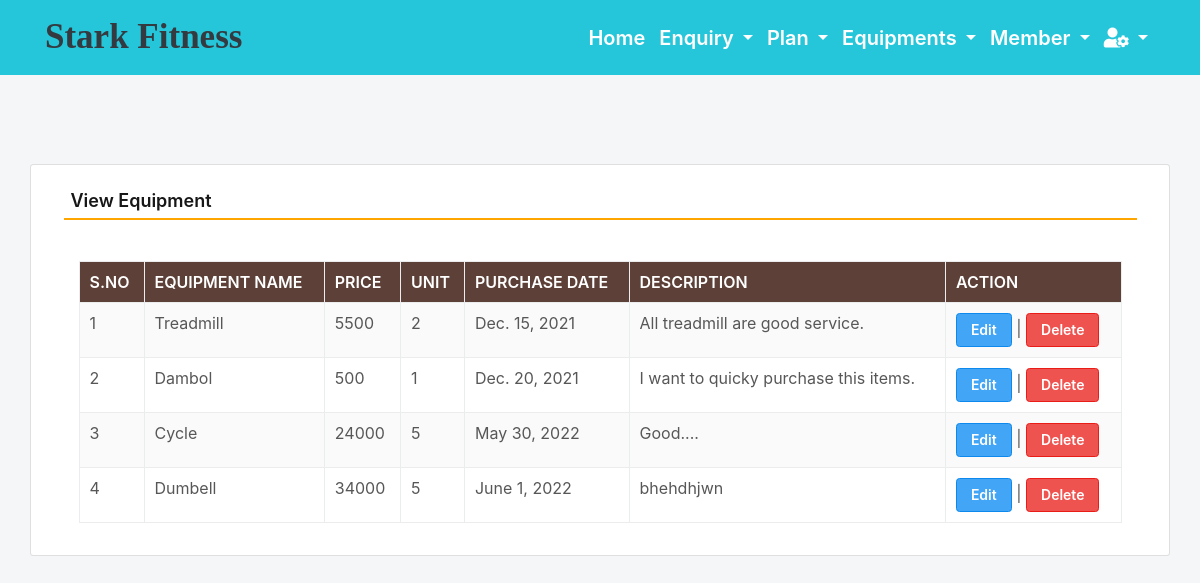
Screenshot of /viewEquipment (signed in) with the database file from the repository.
### gym/models.py (models this page shows, shortened)
class Equipment(models.Model):
    name = models.CharField(max_length=150, null=True)
    price = models.CharField(max_length=100, null=True)
    unit = models.CharField(max_length=50, null=True)
    purchasedate = models.DateField(null=True)
    description = models.CharField(max_length=200, null=True)

### gym/views.py (the view)
# urls.py: path('viewEquipment', viewEquipment, name='viewEquipment'),
def viewEquipment(request):
    if not request.user.is_authenticated:
        return redirect(admin_login)
    equipment = Equipment.objects.all()
    return render(request,'viewEquipment.html', locals())

### gym/templates/viewEquipment.html (shortened to what this page needs)
{% include 'admin_nav.html' %}
{% load static %}
{% block main %}
 <html lang="en" class="no-focus">
 <link rel="stylesheet" id="css-main" href="{% static 'css1/codebase.min.css' %}">
 <br><br><br><br>
	<div class="container card shadow mt-5">
		<div class="card-body">
			<h5 class="p-2" style="border-bottom: 2px solid orange">View Equipment</h5>
             <br>
            <div class="container-fluid">
             <table id="example" class="table table-striped table-bordered" style="width:100%">
                  <thead class="text-white" style="background-color : #5d4037;">
				     <tr>
					   <th>S.No</th>
					   <th>Equipment Name</th>
					   <th>Price</th>
					   <th>Unit</th>
                       <th>Purchase Date</th>
					   <th>Description</th>
                       <th>Action</th>
				     </tr>
			      </thead>
			       <tbody>
                     {% for i in equipment %}
			          <tr>
                        <td>{{forloop.counter}}</td>
						<td>{{i.name}}</td>
						<td>{{i.price}}</td>
						<td>{{i.unit}}</td>
                        <td>{{i.purchasedate}}</td>
						<td>{{i.description}}</td>
						<td><a href="{% url 'edit_Equipment' i.id %}" class="btn btn-primary">Edit</a> |
                          <a href="{% url 'delete_Equipment' i.id %}" class="btn btn-danger" onclick="return confirm('Are you sure to delete this Equipment ?')">Delete</a></td>
                      </tr>
                      {% endfor %}
                   </tbody>
		        </table>
            </div>
        </div>
	</div>
        <link rel="stylesheet" href="https://use.fontawesome.com/releases/v5.6.3/css/all.css">
 </html>
{% endblock %}

### rows the page displays
Equipment: name "Treadmill", price "5500", unit "2", purchasedate "Dec. 15, 2021", description "All treadmill are good service."
Equipment: name "Dambol", price "500", unit "1", purchasedate "Dec. 20, 2021", description "I want to quicky purchase this items."
Equipment: name "Cycle", price "24000", unit "5", purchasedate "May 30, 2022", description "Good...."
Equipment: name "Dumbell", price "34000", unit "5", purchasedate "June 1, 2022", description "bhehdhjwn"
